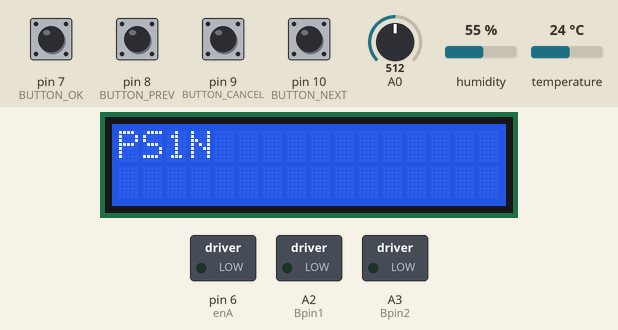
This sketch was run on a simulated Arduino Uno, built with avr-gcc and run on an emulated ATmega328P. On the bench: 16×2 character LCD, switched loads named in the sketch (green lamp = pin HIGH). The inputs (shaded band) are chosen by the test bench; at power-on: pin 7 (BUTTON_OK), pin 8 (BUTTON_PREV), pin 9 (BUTTON_CANCEL), pin 10 (BUTTON_NEXT) LOW, A0 = 512, humidity 55 %, temperature 24 °C. What the sketch prints to the serial monitor is not drawn.

Above: at 1.2 s.
1.3 s: pin 10 (BUTTON_NEXT) pulled HIGH for 1 s
At 3.0 s:
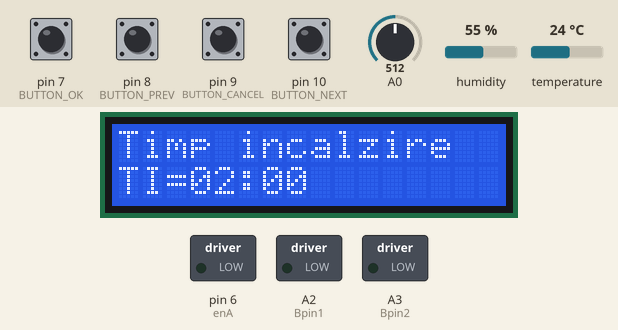
3.8 s: pin 10 (BUTTON_NEXT) pulled HIGH for 1 s
At 5.4 s:
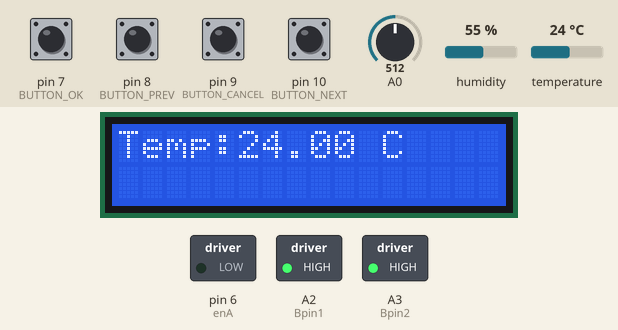
6.3 s: pin 7 (BUTTON_OK) pulled HIGH for 0.3 s
At 7.5 s:
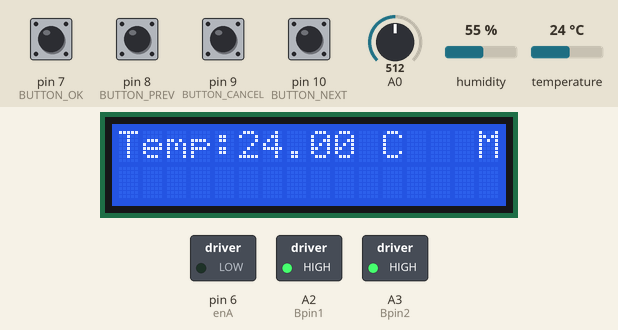
8.1 s: pin 10 (BUTTON_NEXT) pulled HIGH for 0.3 s
At 9.1 s:
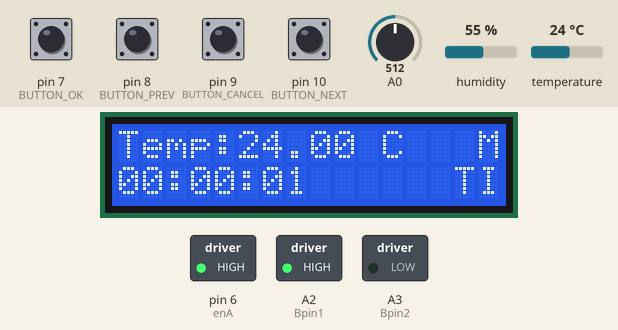
11.4 s: pin 8 (BUTTON_PREV) pulled HIGH for 0.3 s
At 11.8 s:
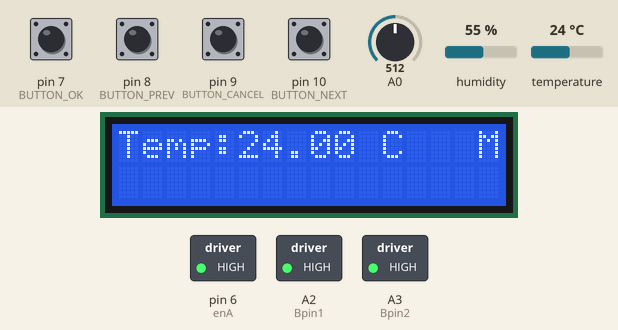
13.2 s: pin 9 (BUTTON_CANCEL) pulled HIGH for 0.3 s
At 13.5 s:
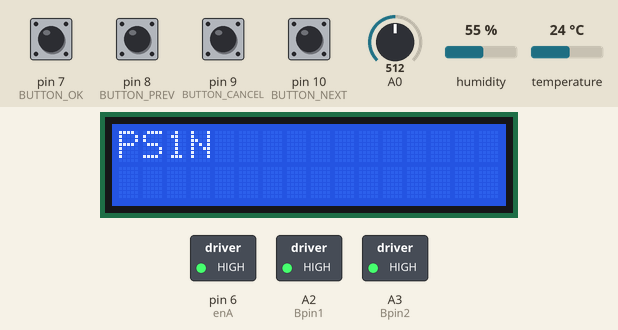
Timing chart, 0 to 16.0 s (numbered marks = the images above; inputs shaded):
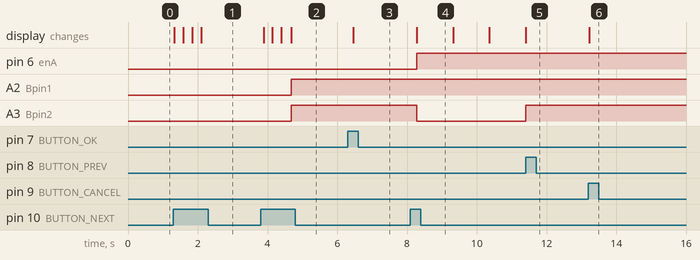

Measured:
- after the input at 1.3 s, the display: first changes at once (image 1 shows a later state)
- after the input at 3.8 s, A2 (Bpin1), A3 (Bpin2): LOW → HIGH after 0.88 s; the display: first changes after 0.09 s (image 2 shows a later state)
- after the input at 6.3 s, the display: changes after 0.16 s (image 3)
- after the input at 8.1 s, pin 6 (enA): LOW → HIGH after 0.18 s; A3 (Bpin2): HIGH → LOW after 0.18 s; the display: changes after 0.18 s (image 4)
- after the input at 11.4 s, A3 (Bpin2): LOW → HIGH at once; the display: changes at once (image 5)
- after the input at 13.2 s, the display: changes at once (image 6)

The sketch:

PS1N.ino
```cpp
#include <LiquidCrystal.h>
#include "DHT.h"

#define DHTPIN 13
#define DHTTYPE DHT11

#define BUTTON_OK 7
#define BUTTON_CANCEL 9
#define BUTTON_PREV 8
#define BUTTON_NEXT 10

#define enA 6

DHT dht(DHTPIN, DHTTYPE); //senzor de temperatura

LiquidCrystal lcd(12, 11, 5, 4, 3, 2); //display

long previousMillis = 0;
int h=0;
int m=0;
int s=0;
int isWorking =0;
float tC =0;
int ok=0;
int ti_s=0, ti_m=2,tm_s=0, tm_m=1, tr_s=0, tr_m=5;
int TI, TM, TR;
int TI_DONE = 0, TM_DONE = 0, TR_DONE = 0;
//declarare pini bec pentru modulul L298N
int Bpin1 = A2;
int Bpin2 = A3;

enum Buttons {
  EV_OK,
  EV_CANCEL,
  EV_NEXT,
  EV_PREV,
  EV_NONE,
  EV_MAX_NUM
};

enum Menus {
  MENU_MAIN = 0,
  MENU_KP,
  MENU_KI,
  MENU_KD,
  MENU_TI,
  MENU_TM,
  MENU_TR,
  MENU_TEMP,
  MENU_START,
  MENU_MAX_NUM
};

double t_set = 50;
int kp = 90, ki = 14, kd = 80;
float temp_q = 0;
float last_set_temperature = 0;
float PID_error = 0;
float previous_error = 0;
float elapsedTime, Time, timePrev;
float PID_value = 0;
float PID_p = 0;    float PID_i = 0;    float PID_d = 0;
float last_kp = 0;
float last_ki = 0;
float last_kd = 0;

int PID_values_fixed =0;
Menus scroll_menu = MENU_MAIN;
Menus current_menu =  MENU_MAIN;

void state_machine(enum Menus menu, enum Buttons button);
Buttons GetButtons(void);
void print_menu(enum Menus menu);

typedef void (state_machine_handler_t)(void);

void print_menu(enum Menus menu)
{
  lcd.clear();
  long unsigned int currentMillis = 0;
  switch(menu)
  {
    case MENU_START:
      PID_error = t_set - tC + 3;
      PID_p = 0.01*kp * PID_error;
      PID_i = 0.01*PID_i + (ki * PID_error);

      timePrev = Time;
      Time = millis();
      elapsedTime = (Time - timePrev) / 1000;
      PID_d = 0.01*kd*((PID_error - previous_error)/elapsedTime);
      PID_value = PID_p + PID_i + PID_d;

      if(PID_value < 0)
      {    PID_value = 0;    }
      if(PID_value > 100)
      {    PID_value = 255;  }

      isWorking = analogRead(A0);
      tC = dht.readTemperature();
      lcd.setCursor(0, 0);
      lcd.print("Temp:");
      lcd.setCursor(5, 0);
      lcd.print(tC);
      lcd.print(" C");
      Serial.println("PID:");
      Serial.println(PID_value);


        if(current_menu != MENU_MAIN)
          {
            lcd.setCursor(15,0);
            lcd.print("M");
          }
        if(ok)
          {
           currentMillis = millis();
        if(currentMillis - previousMillis > 1000)
          {
            previousMillis = currentMillis;
            s++;
            if(s==60)
            {
              s=0;
              m=m+1;
            }
            if(m==60)
            {
              m=0;
              h=h+1;
            }
            if(h==24)
            {
              h=0;
            }
          }
            lcd.setCursor(0,1);
            if(h<10)lcd.print("0");
            lcd.print(h);
            lcd.print(":");
            if(m<10)lcd.print("0");
            lcd.print(m);
            lcd.print(":");
            if(s<10)lcd.print("0");
            lcd.print(s);
            if(TI_DONE==0 && TM_DONE==0 && TR_DONE==0)
            {
              if(ti_s==s && ti_m==m)
              {
                s=0; m=0; TI_DONE=1;
              }
              else
              {
                digitalWrite(Bpin1, HIGH);
                digitalWrite(Bpin2, LOW);
                analogWrite(enA,PID_value);
                lcd.setCursor(14,1);
                lcd.print("TI");
              }
            }
            if(TI_DONE==1 && TM_DONE == 0 && TR_DONE==0)
            {
                if(tm_s==s && tm_m==m)
              {
                s=0; m=0; TM_DONE=1;
              }
              else
              {
                digitalWrite(Bpin1, HIGH);
                digitalWrite(Bpin2, LOW);
                analogWrite(enA,PID_value);
                lcd.setCursor(14,1);
                lcd.print("TM");
              }
            }
            if(TI_DONE==1 && TM_DONE == 1 && TR_DONE==0)
            {
                if(tr_s==s && tr_m==m)
              {
                s=0; m=0; TR_DONE=1;
              }
              else
              {
                digitalWrite(Bpin1, HIGH);
                digitalWrite(Bpin2, HIGH);
                lcd.setCursor(14,1);
                lcd.print("TR");
              }
            }
          }
          else if(!ok)
          {
            digitalWrite(Bpin1, HIGH);
            digitalWrite(Bpin2, HIGH);
          }
          previous_error = PID_error;
        break;
    case MENU_KP:
      lcd.print("Constanta KP");
      lcd.setCursor(0,1);
      lcd.print("KP = ");
      lcd.print(kp);
      if(current_menu != MENU_MAIN)
      {
        lcd.setCursor(15,1);
        lcd.print("M");
      }
      break;
      case MENU_KI:
      lcd.print("Constanta KI");
      lcd.setCursor(0,1);
      lcd.print("KI = ");
      lcd.print(ki);
      if(current_menu != MENU_MAIN)
      {
        lcd.setCursor(15,1);
        lcd.print("M");
      }
      break;
      case MENU_KD:
      lcd.print("Constanta KD");
      lcd.setCursor(0,1);
      lcd.print("KD = ");
      lcd.print(kd);
      if(current_menu != MENU_MAIN)
      {
        lcd.setCursor(15,1);
        lcd.print("M");
      }
      break;
    case MENU_TI:
      lcd.print("Timp incalzire");
      lcd.setCursor(0,1);
      lcd.print("TI=");
      if(ti_m<10)
        lcd.print("0");
      lcd.print(ti_m);
      lcd.print(":");
      if(ti_s<10)
        lcd.print("0");
      lcd.print(ti_s);
      if(current_menu != MENU_MAIN)
      {
        lcd.setCursor(15,1);
        lcd.print("M");
      }
      break;
    case MENU_TM:
    lcd.print("Timp mentinere");
    lcd.setCursor(0,1);
    lcd.print("TM=");
      if(tm_m<10)
        lcd.print("0");
      lcd.print(tm_m);
      lcd.print(":");
      if(tm_s<10)
        lcd.print("0");
      lcd.print(tm_s);
      if(current_menu != MENU_MAIN)
      {
        lcd.setCursor(15,1);
        lcd.print("M");
      }
      break;
    case MENU_TR:
    lcd.print("Timp racire");
    lcd.setCursor(0,1);
    lcd.print("TR=");
      if(tr_m<10)
        lcd.print("0");
      lcd.print(tr_m);
      lcd.print(":");
      if(tr_s<10)
        lcd.print("0");
      lcd.print(tr_s);
      if(current_menu != MENU_MAIN)
      {
        lcd.setCursor(15,1);
        lcd.print("M");
      }
      break;
    case MENU_TEMP:
      lcd.print("Temperatura");
      lcd.setCursor(0,1);
      lcd.print("TEMP = ");
      lcd.print(t_set);
      if(current_menu != MENU_MAIN)
      {
        lcd.setCursor(15,1);
        lcd.print("M");
      }
      break;
    case MENU_MAIN:
    default:
      lcd.print("PS1N");
      break;
  }
}

void enter_menu(void)
{
  current_menu = scroll_menu;
}

void go_home(void)
{
  scroll_menu = MENU_MAIN;
  current_menu = scroll_menu;
}

void go_next(void)
{
  scroll_menu = (Menus) ((int)scroll_menu + 1);
  scroll_menu = (Menus) ((int)scroll_menu % MENU_MAX_NUM);
}

void go_prev(void)
{
  scroll_menu = (Menus) ((int)scroll_menu - 1);
  scroll_menu = (Menus) ((int)scroll_menu % MENU_MAX_NUM);
}

void start_program(void)
{
  ok=1;
}

void stop_program(void)
{
  ok=0;
}

void save_kp(void)
{
}

void inc_kp(void)
{
  kp+=1;
}

void dec_kp(void)
{
  kp-=1;
}

void inc_ki(void)
{
  ki+=1;
}

void dec_ki(void)
{
  ki-=1;
}

void inc_kd(void)
{
  kd+=1;
}

void dec_kd(void)
{
  kd-=1;
}
void inc_ti(void)
{
  ti_s++;
  if(ti_s==60)
  {
    ti_s=0;
    ti_m+=1;
  }
}

void dec_ti(void)
{
  if(ti_s==0)
  {
    ti_s=60;
    ti_m-=1;
  }
  ti_s--;
}

void inc_tm(void)
{
  tm_s++;
  if(tm_s==60)
  {
    tm_s=0;
    tm_m+=1;
  }
}

void dec_tm(void)
{
  if(tm_s==0)
  {
    tm_s=60;
    tm_m-=1;
  }
  tm_s--;
}

void inc_tr(void)
{
  tr_s++;
  if(tr_s==60)
  {
    tr_s=0;
    tr_m+=1;
  }
}

void dec_tr(void)
{
  if(tr_s==0)
  {
    tr_s=60;
    tr_m-=1;
  }
  tr_s--;
}

void save_temp(void)
{
}

void inc_temp(void)
{
  t_set++;
}

void dec_temp(void)
{
  t_set--;
}


state_machine_handler_t* sm[MENU_MAX_NUM][EV_MAX_NUM] =
{ //events: OK , CANCEL , NEXT, PREV
  {enter_menu, go_home, go_next, go_prev},  // MENU_MAIN
  {enter_menu, go_home, inc_kp, dec_kp},       // MENU_KP
  {enter_menu, go_home, inc_ki, dec_ki},       // MENU_KI
  {enter_menu, go_home, inc_kd, dec_kd},       // MENU_KD
  {enter_menu, go_home, inc_ti, dec_ti},       // MENU_TI
  {enter_menu, go_home, inc_tm, dec_tm},       // MENU_TM
  {enter_menu, go_home, inc_tr, dec_tr},       // MENU_TR
  {enter_menu, go_home, inc_temp, dec_temp},   // MENU_TEMP
  {enter_menu, go_home, start_program, stop_program}, //MENU_START
};

void state_machine(enum Menus menu, enum Buttons button)
{
  sm[menu][button]();
}

Buttons GetButtons(void)
{
  enum Buttons ret_val = EV_NONE;
  if (digitalRead(BUTTON_OK))
  {
    ret_val = EV_OK;
  }
  else if (digitalRead(BUTTON_CANCEL))
  {
    ret_val = EV_CANCEL;
  }
  else if (digitalRead(BUTTON_NEXT))
  {
    ret_val = EV_NEXT;
  }
  else if (digitalRead(BUTTON_PREV))
  {
    ret_val = EV_PREV;
  }
  Serial.print(ret_val);
  return ret_val;
}

void setup()
{
 lcd.begin(16,2);
 dht.begin();
 pinMode(enA, OUTPUT);
 pinMode(Bpin1, OUTPUT);
 pinMode(Bpin2, OUTPUT);
 //BUTTON_OK
 pinMode(7, INPUT);
 digitalWrite(7, LOW);
 //BUTTON_CANCEL
 pinMode(9, INPUT);
 digitalWrite(9, LOW);
 //BUTTON_NEXT
 pinMode(8, INPUT);
 digitalWrite(8, LOW);
 //BUTTON_PREV
 pinMode(10, INPUT);
 digitalWrite(10, LOW);
 Time = millis();
 Serial.begin(9600);
}

void loop()
{
 volatile Buttons event = GetButtons();
 if (event != EV_NONE)
 {
   state_machine(current_menu, event);
 }
   print_menu(scroll_menu);
 delay(250);
}
```
